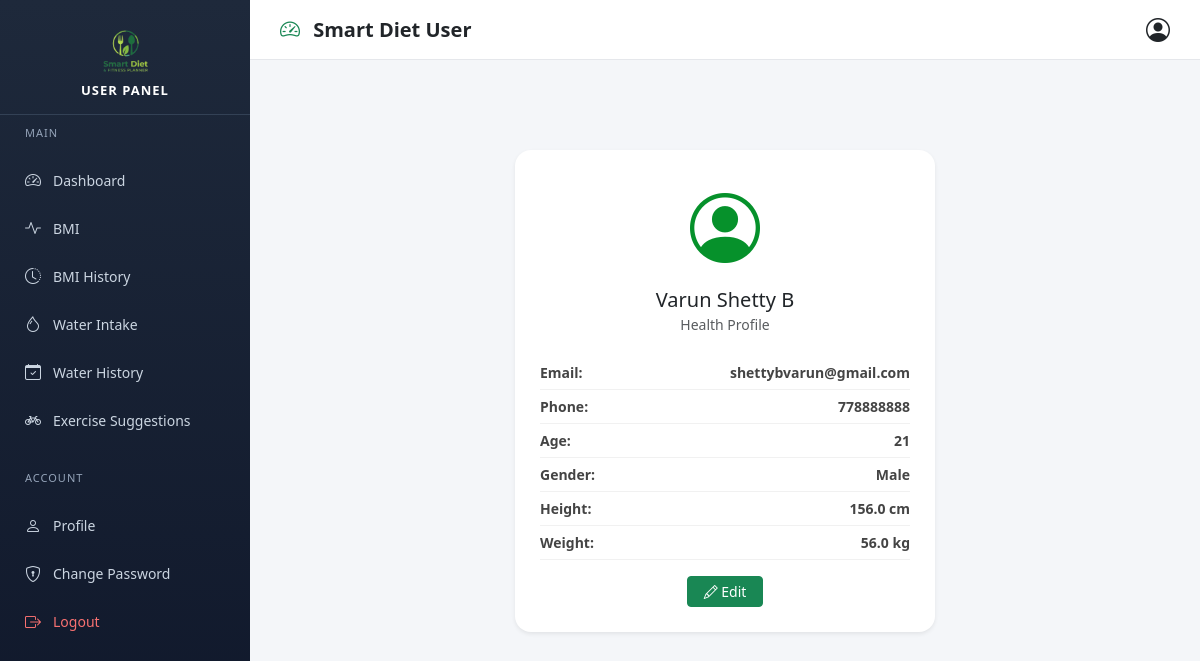
Screenshot of /profile (signed in) with the database file from the repository.
### tables this page shows
CREATE TABLE users (
        id INTEGER PRIMARY KEY AUTOINCREMENT,
        username TEXT UNIQUE NOT NULL,
        password TEXT NOT NULL,
        status INTEGER DEFAULT 1,
        email TEXT,
        age INTEGER
    , gender TEXT, height REAL, weight REAL, phone TEXT, profile_completed INTEGER DEFAULT 0, name TEXT);

### app.py (the view, shortened to what this page needs)
@app.route("/profile", methods=["GET", "POST"])
def profile():
    if "user_id" not in session:
        return redirect(url_for("login"))
    conn = get_connection()
    conn.row_factory = sqlite3.Row
    cur = conn.cursor()
    edit_mode = request.args.get("edit")
    success = request.args.get("success")
    error = request.args.get("error")
    cur.execute("SELECT * FROM users WHERE id=?", (session["user_id"],))
    user = cur.fetchone()
    conn.close()
    return render_template(
        "profile.html",
        user=user,
        edit_mode=edit_mode,
        success=success,
        error=error
    )

### database.py (called while the page is built)
def get_connection():
    conn = sqlite3.connect(DB_NAME)
    conn.execute("PRAGMA foreign_keys = ON")
    return conn

### templates/profile.html (shortened to what this page needs)
{% extends "user_base.html" %}
{% block content %}
<link rel="stylesheet"
href="https://cdn.jsdelivr.net/npm/bootstrap-icons@1.11.3/font/bootstrap-icons.css">
<div class="container">
    {% if user["profile_completed"] == 1 and not edit_mode %}
    <div class="profile-card shadow-sm text-center">
        <div class="mb-3">
            <i class="bi bi-person-circle profile-icon"></i>
            <h5 class="mt-2 mb-0">
                {{ user["name"] if user["name"] else user["username"] }}
            </h5>
            <small class="text-muted">Health Profile</small>
        </div>
        <div class="profile-details text-start">
            <div>
                <span>Email:</span>
                <span>{{ user["email"] or "-" }}</span>
            </div>
            <div>
                <span>Phone:</span>
                <span>{{ user["phone"] or "-" }}</span>
            </div>
            <div>
                <span>Age:</span>
                <span>{{ user["age"] }}</span>
            </div>
            <div>
                <span>Gender:</span>
                <span>{{ user["gender"] }}</span>
            </div>
            <div>
                <span>Height:</span>
                <span>{{ user["height"] }} cm</span>
            </div>
            <div>
                <span>Weight:</span>
                <span>{{ user["weight"] }} kg</span>
            </div>
        </div>
        <div class="text-center mt-3">
            <a href="{{ url_for('profile', edit=1) }}"
               class="btn btn-sm btn-success px-3">
               <i class="bi bi-pencil"></i> Edit
            </a>
        </div>
    </div>
    {% endif %}
</div>
{% endblock %}

### static/user.css (style rules this page uses)
body { margin: 0; font-family: 'Segoe UI', sans-serif; background-color: #f4f6f9; overflow-x: hidden; }
.profile-card { max-width: 420px; background: #ffffff; padding: 25px; border-radius: 16px; margin-top: 30px; }
.profile-icon { font-size: 70px; color: #06912b; }
.profile-details { margin-top: 20px; font-size: 14px; }
.profile-details div { display: flex; justify-content: space-between; padding: 6px 0; border-bottom: 1px solid #f1f1f1; }
.profile-details span { font-weight: 600; color: #444; }
.container { display: flex; justify-content: center; }
.profile-card { width: 100%; max-width: 420px; margin-top: 60px; }

### rows the page displays
users: name "Varun Shetty B", email "shettybvarun@gmail.com", phone "778888888", age "21", gender "Male", height "156.0", weight "56.0"
